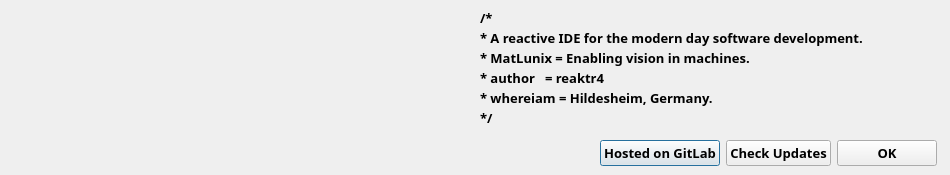
<?xml version="1.0" encoding="UTF-8"?>
<ui version="4.0">
 <class>about_reaktride_dialog_box</class>
 <widget class="QDialog" name="about_reaktride_dialog_box">
  <property name="geometry">
   <rect>
    <x>0</x>
    <y>0</y>
    <width>950</width>
    <height>175</height>
   </rect>
  </property>
  <property name="minimumSize">
   <size>
    <width>950</width>
    <height>175</height>
   </size>
  </property>
  <property name="maximumSize">
   <size>
    <width>950</width>
    <height>175</height>
   </size>
  </property>
  <property name="windowTitle">
   <string>About reaktrIDE</string>
  </property>
  <property name="toolTip">
   <string>About reaktrIDE</string>
  </property>
  <widget class="QLabel" name="about_rIDE_dialog_motto_lbl">
   <property name="geometry">
    <rect>
     <x>480</x>
     <y>30</y>
     <width>451</width>
     <height>16</height>
    </rect>
   </property>
   <property name="font">
    <font>
     <family>Source Code Pro</family>
     <pointsize>10</pointsize>
     <weight>75</weight>
     <bold>true</bold>
    </font>
   </property>
   <property name="text">
    <string>* A reactive IDE for the modern day software development.</string>
   </property>
  </widget>
  <widget class="QLabel" name="about_rIDE_dialog_matlunix_lbl">
   <property name="geometry">
    <rect>
     <x>480</x>
     <y>50</y>
     <width>331</width>
     <height>16</height>
    </rect>
   </property>
   <property name="font">
    <font>
     <family>Source Code Pro</family>
     <pointsize>10</pointsize>
     <weight>75</weight>
     <bold>true</bold>
    </font>
   </property>
   <property name="text">
    <string>* MatLunix = Enabling vision in machines.</string>
   </property>
  </widget>
  <widget class="QLabel" name="about_rIDE_dialog_author_lbl">
   <property name="geometry">
    <rect>
     <x>480</x>
     <y>70</y>
     <width>231</width>
     <height>16</height>
    </rect>
   </property>
   <property name="font">
    <font>
     <family>Source Code Pro</family>
     <pointsize>10</pointsize>
     <weight>75</weight>
     <bold>true</bold>
    </font>
   </property>
   <property name="text">
    <string>* author   = reaktr4</string>
   </property>
  </widget>
  <widget class="QLabel" name="about_rIDE_dialog_location_lbl">
   <property name="geometry">
    <rect>
     <x>480</x>
     <y>90</y>
     <width>251</width>
     <height>16</height>
    </rect>
   </property>
   <property name="font">
    <font>
     <family>Source Code Pro</family>
     <pointsize>10</pointsize>
     <weight>75</weight>
     <bold>true</bold>
    </font>
   </property>
   <property name="text">
    <string>* whereiam = Hildesheim, Germany.</string>
   </property>
  </widget>
  <widget class="QLabel" name="about_rIDE_dialog_logo">
   <property name="geometry">
    <rect>
     <x>0</x>
     <y>10</y>
     <width>461</width>
     <height>151</height>
    </rect>
   </property>
   <property name="text">
    <string/>
   </property>
   <property name="pixmap">
    <pixmap resource="reaktrideres.qrc">:/ride/assets/general/reaktrIDE.png</pixmap>
   </property>
   <property name="scaledContents">
    <bool>false</bool>
   </property>
  </widget>
  <widget class="QWidget" name="layoutWidget">
   <property name="geometry">
    <rect>
     <x>600</x>
     <y>140</y>
     <width>337</width>
     <height>27</height>
    </rect>
   </property>
   <layout class="QHBoxLayout" name="about_rIDE_horizontalLayout">
    <item>
     <widget class="QPushButton" name="about_rIDE_dialog_github_btn">
      <property name="font">
       <font>
        <family>Source Code Pro</family>
        <pointsize>10</pointsize>
        <weight>75</weight>
        <bold>true</bold>
       </font>
      </property>
      <property name="toolTip">
       <string>&lt;html&gt;&lt;head/&gt;&lt;body&gt;&lt;p&gt;Bragging rights earned ;) project's hosted on GitLab. Click away to check the source code. &lt;/p&gt;&lt;/body&gt;&lt;/html&gt;</string>
      </property>
      <property name="text">
       <string>Hosted on GitLab</string>
      </property>
      <property name="iconSize">
       <size>
        <width>131</width>
        <height>76</height>
       </size>
      </property>
      <property name="flat">
       <bool>false</bool>
      </property>
     </widget>
    </item>
    <item>
     <widget class="QPushButton" name="about_rIDE_dialog_update_btn">
      <property name="font">
       <font>
        <family>Source Code Pro</family>
        <pointsize>10</pointsize>
        <weight>75</weight>
        <bold>true</bold>
       </font>
      </property>
      <property name="toolTip">
       <string>Let's check for updates. Shall we?</string>
      </property>
      <property name="text">
       <string>Check Updates</string>
      </property>
     </widget>
    </item>
    <item>
     <widget class="QPushButton" name="about_rIDE_dialog_ok_btn">
      <property name="font">
       <font>
        <family>Source Code Pro</family>
        <pointsize>10</pointsize>
        <weight>75</weight>
        <bold>true</bold>
       </font>
      </property>
      <property name="toolTip">
       <string>OK! Close this dialog box.</string>
      </property>
      <property name="text">
       <string>OK</string>
      </property>
     </widget>
    </item>
   </layout>
  </widget>
  <widget class="QLabel" name="about_rIDE_dialog_comment_start">
   <property name="geometry">
    <rect>
     <x>480</x>
     <y>10</y>
     <width>21</width>
     <height>16</height>
    </rect>
   </property>
   <property name="font">
    <font>
     <family>Source Code Pro</family>
     <pointsize>10</pointsize>
     <weight>75</weight>
     <bold>true</bold>
    </font>
   </property>
   <property name="text">
    <string>/*</string>
   </property>
  </widget>
  <widget class="QLabel" name="about_rIDE_dialog_comment_end">
   <property name="geometry">
    <rect>
     <x>480</x>
     <y>110</y>
     <width>21</width>
     <height>16</height>
    </rect>
   </property>
   <property name="font">
    <font>
     <family>Source Code Pro</family>
     <pointsize>10</pointsize>
     <weight>75</weight>
     <bold>true</bold>
    </font>
   </property>
   <property name="text">
    <string>*/</string>
   </property>
  </widget>
 </widget>
 <tabstops>
  <tabstop>about_rIDE_dialog_ok_btn</tabstop>
  <tabstop>about_rIDE_dialog_update_btn</tabstop>
  <tabstop>about_rIDE_dialog_github_btn</tabstop>
 </tabstops>
 <resources>
  <include location="reaktrideres.qrc"/>
 </resources>
 <connections/>
</ui>
